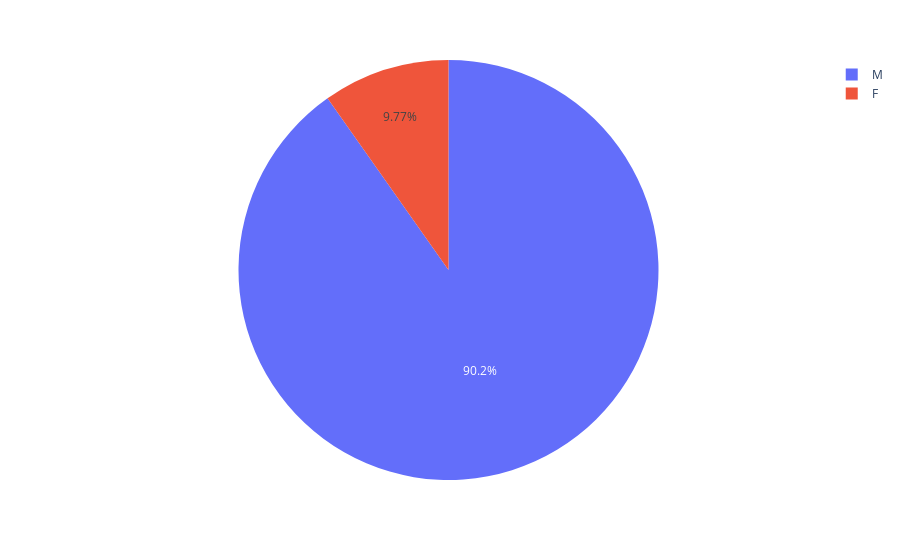

Notebook cell for this chart:
### Code cell
fig = px.pie(data_frame = data_18, values ='Years of experience', names ='Gender')
fig.show();

### Figure 1 — Plotly figure (JSON) as saved in the notebook; plotly's stock layout.template omitted (floating-point values rounded to 4 significant figures; data arrays with more than 128 entries replaced by an {"elided": "..."} marker saying what was removed)
{"data": [{"domain": {"x": [0, 1], "y": [0, 1]}, "hovertemplate": "Gender=%{label}<br>Years of experience=%{value}<extra></extra>", "labels": {"elided": "658 str values"}, "legendgroup": "", "name": "", "showlegend": true, "type": "pie", "values": {"elided": "658 float values"}}], "layout": {"legend": {"tracegroupgap": 0}, "margin": {"t": 60}}}
